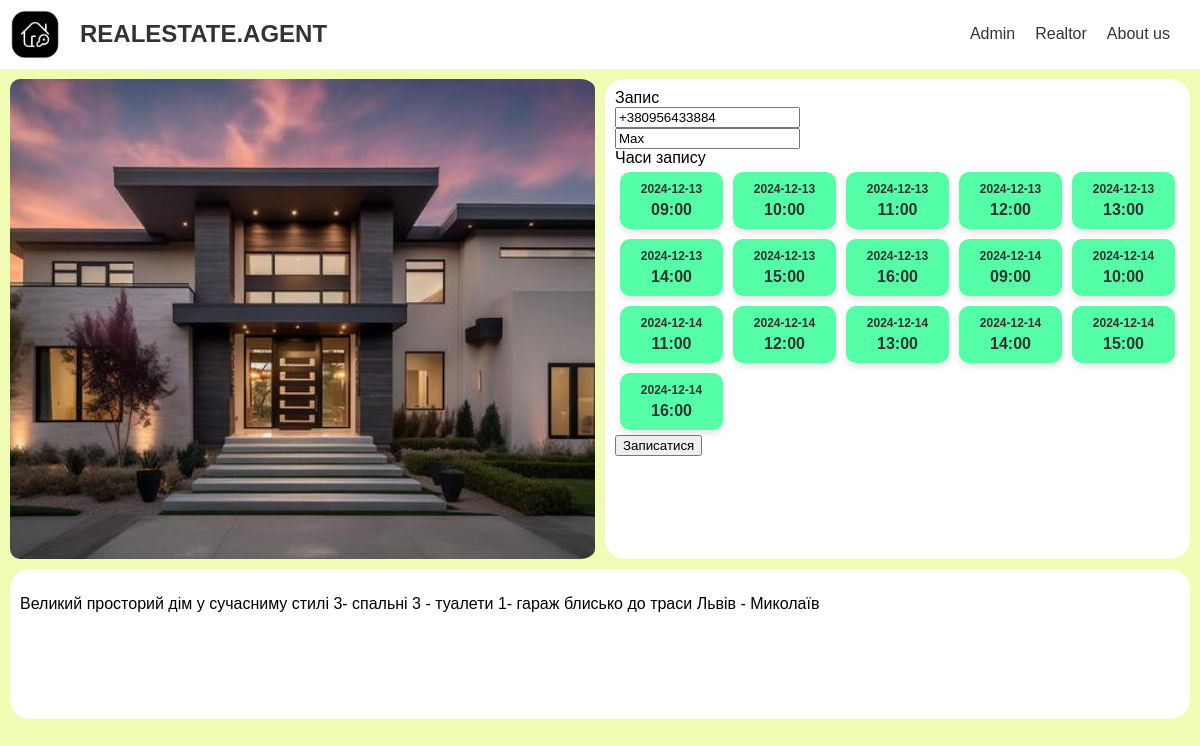
The page /house/18/ on the database its author committed.
### realestate/models.py (models this page shows, shortened)
class House(models.Model):
    id = models.AutoField(primary_key=True)
    price = models.IntegerField()
    area = models.IntegerField()
    address = models.CharField(max_length=255)
    pevImage = models.ImageField(upload_to='default_image.png', blank=True, null=True)
    description = models.TextField(max_length=255, blank=True, null=True)
    sold = models.BooleanField(default=False)

### realestate/views.py (the view)
# urls.py: path('house/<int:id>/', views.house, name='house'),
def house(request, id):
    house = House.objects.get(id=id)
    today = datetime.now().date()
    time_now = datetime.now()
    appointmentsFree = []
    for day_offset in range(3):
        date = today + timedelta(days=day_offset)
        for hour in range(9, 17):
            time_interval = datetime.combine(date, datetime.min.time()) + timedelta(hours=hour)
            if time_interval > time_now:
                apointments =  Appointment.objects.filter(
                    house=house, time=time_interval
                ).exists()
                realtor_busy =  Appointment.objects.filter(
                    time=time_interval
                ).exclude(realtor__isnull=True).exists()
                if not apointments and not realtor_busy:
                    appointmentsFree.append({'datetime': time_interval})
    context = {
        'house': house,
        'freeAppointments': appointmentsFree
    }
    return render( request, 'house.html', context)

### realestate/templates/house.html (shortened to what this page needs)
{% load static %}
<html>
  <head>
    <link rel="stylesheet" href="{% static 'styles/top.css' %}">
    <link rel="stylesheet" href="{% static 'styles/house_styles.css' %}">
  </head>
  <body>
    <div class="header">
        <div class="links">
            <a class="logo", href="../..">
                <img src="{% static 'images/logo.png' %}" alt="Logo">
            </a>
            <a class="logo", href="../..">
                <h1>REALESTATE.AGENT</h1>
            </a>
        </div>
        <div class="links">
            <a href="/admin/">Admin</a>
            <a href="/realtor/">Realtor</a>
            <a href="/About_us/">About us</a>
        </div>
      </div>
    <div style="overflow:auto" class="content">
        <div class="img-box">
            <img class="house-image" src="{{ house.pevImage.url }}" alt="Image of House">
        </div>
        <div class="pading-action">
            <div class="action-box">
                <label for="birthdaytime">Запис</label>
                <br>
                <input type="tel" id="phone" name="phone" pattern="[+]{1}[0-9]{11,14}" required value = "+380956433884">
                <br>
                <input type="text" id="name" name="name" value = "Max">
                <br>
                <label>Часи запису</label>
                <div class="grid-container">
                    {% for appointment in freeAppointments %}
                        <div class="block">
                            <p class="date">{{ appointment.datetime|date:"Y-m-d" }}</p>
                            <p class="time">{{ appointment.datetime|time:"H:i" }}</p>
                        </div>
                    {% endfor %}
                </div>
                <button type="button" id="submitButton">Записатися</button>
            </div>
        </div>
        <div class="pading-description">
            <div class="description-box">
                <p>{{house.description}}</p>
            </div>
        </div>
    </div>
  </body>
</html>

### realestate/static/styles/top.css (style rules this page uses)
body { font-family: Arial, Helvetica, sans-serif; background-color: #f0fbb4; margin: 0; padding: 0; }
.header { display: flex; justify-content: space-between; align-items: center; padding: 10px; background-color: #ffffff; }
.header img { width: 50px; margin: 0px; }
.header h1 { margin: 0; font-size: 24px; display: flex; }
.header .links { margin-right: 20px; align-items: center; display: flex; gap: 20px; }
.header .links a { text-decoration: none; color: #333; font-size: 16px; }

### realestate/static/styles/house_styles.css (style rules this page uses)
* { box-sizing: border-box; }
body { font-family: Arial, Helvetica, sans-serif; }
.house-image { padding: 10px; padding-right: 5px; width: 100%; height: 100%; object-fit: cover; border-radius: 20px; }
.img-box { width: 50%; height: 500px; float: left; }
.action-box { padding: 10px; width: 100%; height: 100%; background-color: #ffffff; border-radius: 20px; }
.description-box { min-height: 150; padding: 10px; clear: both; background-color: #ffffff; width: 100%; height: auto; float: left; border-radius: 20px; }
.pading-action { padding: 10px; padding-left: 5px; width: 50%; height: 500px; float: left; }
.pading-description { padding: 10px; padding-top: 5px; width: 100%; }
.grid-container { display: grid; width: 100%; height: auto; grid-template-columns: repeat(auto-fit, minmax(100px, 1fr)); gap: 10px; padding: 5px; margin: 0; }
.block { text-align: center; padding: 5px; width: 100%; height: auto; background-color: #55ffa7; border-radius: 10px; box-shadow: 0 4px 6px rgba(0, 0, 0, 0.1); cursor: pointer; overflow: hidden; transition: background-color 0.3s ease; }
.time { font-size: 16px; font-weight: bold; color: #333; margin: 5px; }
.date { font-size: 12px; font-weight: bold; color: #333; margin: 5px ; }

### rows shown on the page
House: pevImage (picture), description "Великий просторий дім у сучасниму стилі 3- спальні 3 - туалети 1- гараж блисько до траси Львів - Миколаїв"

### other values the page prints
{{ appointment.datetime|date:"Y-m-d" }} "2024-12-13" "2024-12-13" "2024-12-13" "2024-12-13" "2024-12-13" "2024-12-13" "2024-12-13" "2024-12-13" "2024-12-14" "2024-12-14" "2024-12-14" "2024-12-14" "2024-12-14" "2024-12-14" "2024-12-14" "2024-12-14"
{{ appointment.datetime|time:"H:i" }} "09:00" "10:00" "11:00" "12:00" "13:00" "14:00" "15:00" "16:00" "09:00" "10:00" "11:00" "12:00" "13:00" "14:00" "15:00" "16:00"
